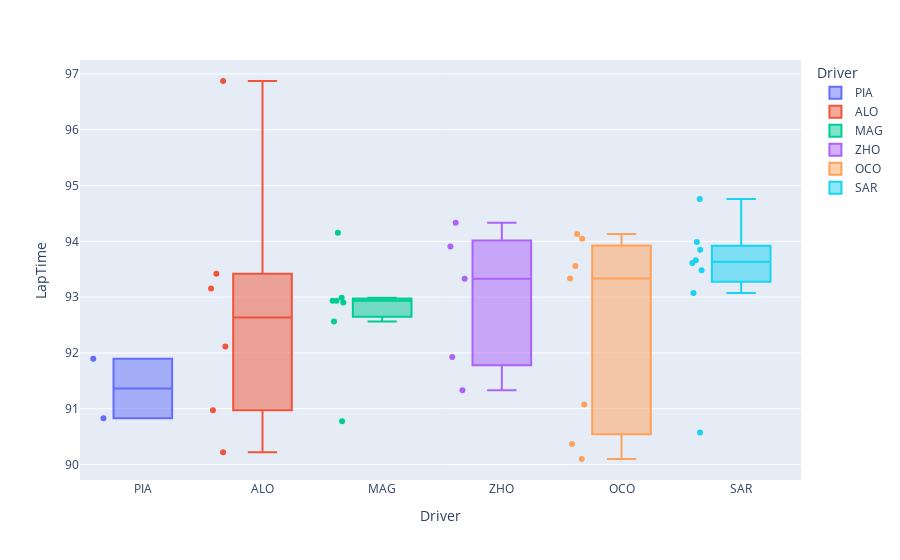

Write notebook code for a chart like this one.
### Code cell
session = FP2.laps.pick_tyre("HARD")
session =session[session['LapTime'].notna()]
df = session
df["LapTime"] = pd.to_timedelta(df.LapTime).dt.total_seconds()
df.drop(df[df.LapTime > 100].index, inplace=True)
df["MedianTime"] = 0
drivers = pd.unique(df.Driver)
for driver in drivers:
    df["MedianTime"].loc[df["Driver"]==driver] = np.median(df[df["Driver"] == driver]["LapTime"])
df = df.reindex(df.MedianTime.sort_values().index)
fig = px.box(df, y = "LapTime", x="Driver", color="Driver",points="all")
fig.show()

### Figure 1 — Plotly figure (JSON) as saved in the notebook; plotly's stock layout.template omitted (floating-point values rounded to 4 significant figures)
{"data": [{"alignmentgroup": "True", "boxpoints": "all", "hovertemplate": "Driver=%{x}<br>LapTime=%{y}<extra></extra>", "legendgroup": "PIA", "marker": {"color": "#636efa"}, "name": "PIA", "notched": false, "offsetgroup": "PIA", "orientation": "v", "showlegend": true, "type": "box", "x": ["PIA", "PIA"], "x0": " ", "xaxis": "x", "y": [90.83, 91.89], "y0": " ", "yaxis": "y"}, {"alignmentgroup": "True", "boxpoints": "all", "hovertemplate": "Driver=%{x}<br>LapTime=%{y}<extra></extra>", "legendgroup": "ALO", "marker": {"color": "#EF553B"}, "name": "ALO", "notched": false, "offsetgroup": "ALO", "orientation": "v", "showlegend": true, "type": "box", "x": ["ALO", "ALO", "ALO", "ALO", "ALO", "ALO"], "x0": " ", "xaxis": "x", "y": [93.42, 93.16, 96.87, 90.22, 90.97, 92.11], "y0": " ", "yaxis": "y"}, {"alignmentgroup": "True", "boxpoints": "all", "hovertemplate": "Driver=%{x}<br>LapTime=%{y}<extra></extra>", "legendgroup": "MAG", "marker": {"color": "#00cc96"}, "name": "MAG", "notched": false, "offsetgroup": "MAG", "orientation": "v", "showlegend": true, "type": "box", "x": ["MAG", "MAG", "MAG", "MAG", "MAG", "MAG", "MAG"], "x0": " ", "xaxis": "x", "y": [92.99, 92.94, 92.91, 92.94, 90.77, 94.15, 92.56], "y0": " ", "yaxis": "y"}, {"alignmentgroup": "True", "boxpoints": "all", "hovertemplate": "Driver=%{x}<br>LapTime=%{y}<extra></extra>", "legendgroup": "ZHO", "marker": {"color": "#ab63fa"}, "name": "ZHO", "notched": false, "offsetgroup": "ZHO", "orientation": "v", "showlegend": true, "type": "box", "x": ["ZHO", "ZHO", "ZHO", "ZHO", "ZHO"], "x0": " ", "xaxis": "x", "y": [94.33, 93.33, 91.33, 91.93, 93.91], "y0": " ", "yaxis": "y"}, {"alignmentgroup": "True", "boxpoints": "all", "hovertemplate": "Driver=%{x}<br>LapTime=%{y}<extra></extra>", "legendgroup": "OCO", "marker": {"color": "#FFA15A"}, "name": "OCO", "notched": false, "offsetgroup": "OCO", "orientation": "v", "showlegend": true, "type": "box", "x": ["OCO", "OCO", "OCO", "OCO", "OCO", "OCO", "OCO"], "x0": " ", "xaxis": "x", "y": [90.1, 94.05, 90.37, 94.13, 93.33, 93.56, 91.07], "y0": " ", "yaxis": "y"}, {"alignmentgroup": "True", "boxpoints": "all", "hovertemplate": "Driver=%{x}<br>LapTime=%{y}<extra></extra>", "legendgroup": "SAR", "marker": {"color": "#19d3f3"}, "name": "SAR", "notched": false, "offsetgroup": "SAR", "orientation": "v", "showlegend": true, "type": "box", "x": ["SAR", "SAR", "SAR", "SAR", "SAR", "SAR", "SAR", "SAR"], "x0": " ", "xaxis": "x", "y": [93.07, 90.57, 93.99, 93.61, 93.66, 93.85, 93.48, 94.76], "y0": " ", "yaxis": "y"}], "layout": {"boxmode": "overlay", "legend": {"title": {"text": "Driver"}, "tracegroupgap": 0}, "margin": {"t": 60}, "xaxis": {"anchor": "y", "categoryarray": ["PIA", "ALO", "MAG", "ZHO", "OCO", "SAR"], "categoryorder": "array", "domain": [0, 1], "title": {"text": "Driver"}}, "yaxis": {"anchor": "x", "domain": [0, 1], "title": {"text": "LapTime"}}}}
